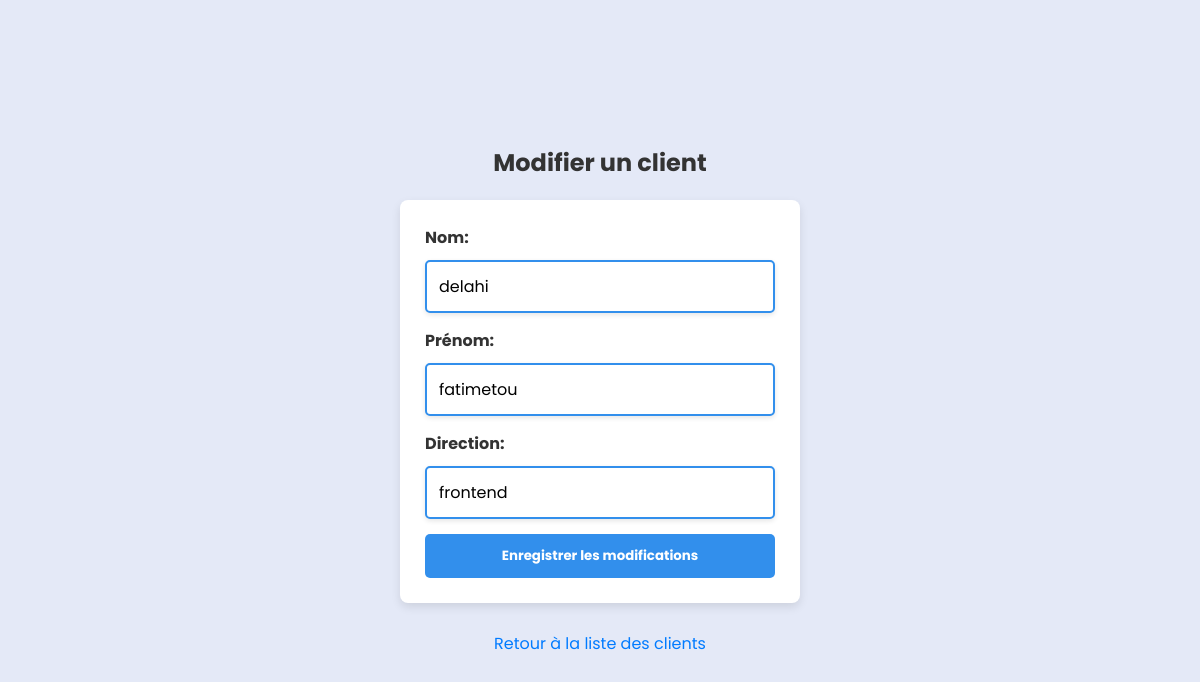
/clientform/3/edit, run on the app's committed database.
### app.py (models this page shows)
class Client(db.Model):
    __tablename__ = 'client'
    IdClient = db.Column(db.Integer, primary_key=True, autoincrement=True)
    Nom = db.Column(db.String(50), nullable=False)
    Prenom = db.Column(db.String(50), nullable=False)
    direction = db.Column(db.String(50), nullable=False)
    interventions = db.relationship('Intervention', backref='client', lazy=True, cascade='all, delete-orphan')

### app.py (the view)
@app.route('/clientform/<int:id>/edit')
def edit_clientform(id):
    client = Client.query.get(id)
    return render_template('edit_client.html', client=client)

### templates/edit_client.html (shortened to what this page needs)
<!DOCTYPE html>
<html lang="en">
<head>
     <link rel="stylesheet" type="text/css" href="{{ url_for('static', filename='add.css') }}">
</head>
<body>
    <h2>Modifier un client</h2>
    <form action="{{ url_for('edit_client', id=client.IdClient) }}" method="post">
        <label for="nom">Nom:</label>
        <input type="text" id="nom" name="nom" value="{{ client.Nom }}" required>
        <label for="prenom">Prénom:</label>
        <input type="text" id="prenom" name="prenom" value="{{ client.Prenom }}" required>
        <label for="direction">Direction:</label>
        <input type="text" id="direction" name="direction" value="{{ client.direction }}" required>
        <button type="submit">Enregistrer les modifications</button>
    </form>
    <br>
    <a href="{{ url_for('homepage') }}">Retour à la liste des clients</a>
</body>
</html>

### static/add.css (style rules this page uses)
:root { --color-default: #004f83; --color-second: #0067ac; --color-white: #fff; --color-body: #e4e9f7; --color-light: #e0e0e0; }
* { padding: 0; margin: 0; box-sizing: border-box; font-family: 'Poppins', sans-serif; }
body { font-family: Arial, sans-serif; background-color: #E4E9F7; display: flex; flex-direction: column; align-items: center; justify-content: center; min-height: 100vh; }
h2 { color: #333; text-align: center; margin-bottom: 20px; }
form { max-width: 400px; background-color: #fff; padding: 25px; border-radius: 8px; box-shadow: 0 4px 10px rgba(0, 0, 0, 0.1); width: 90%; }
label { display: block; margin-bottom: 10px; color: #333; font-weight: bold; }
input, select { width: 100%; padding: 12px; margin-bottom: 15px; border: 2px solid #328fec; border-radius: 5px; font-size: 16px; box-shadow: 0px 2px 5px rgba(0, 0, 0, 0.1); }
button { background-color: #328fec; color: #fff; padding: 12px 15px; border: none; border-radius: 5px; cursor: pointer; font-weight: bold; transition: background-color 0.3s ease; width: 100%; }
a { text-decoration: none; color: #007BFF; display: inline-block; margin-top: 10px; }

### data on the page
Client: nom "delahi", prenom "fatimetou", direction "frontend"
